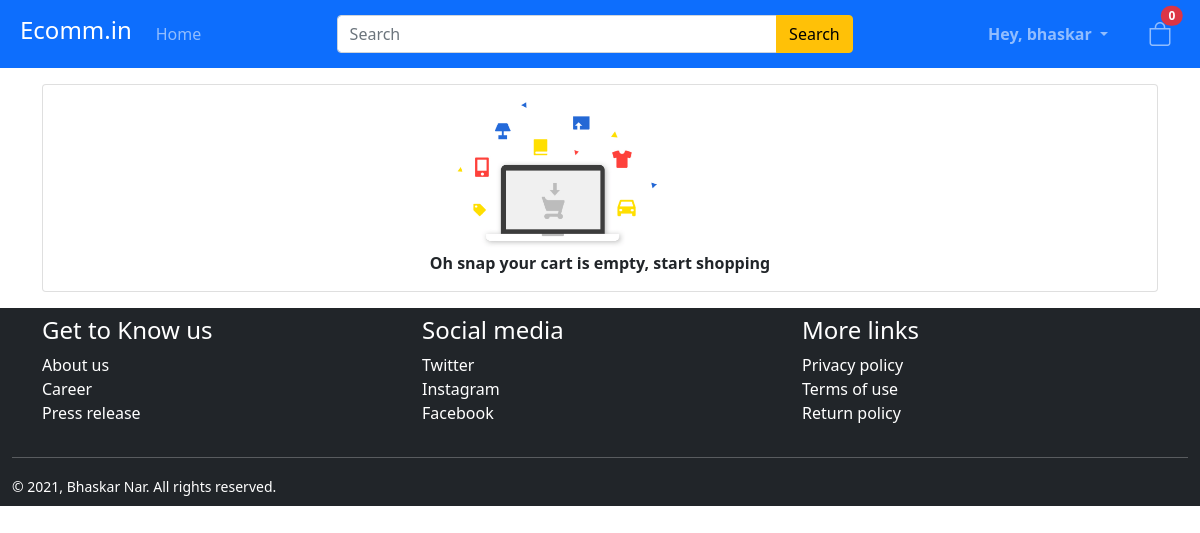
Before: /cart (signed in) with the older database file.
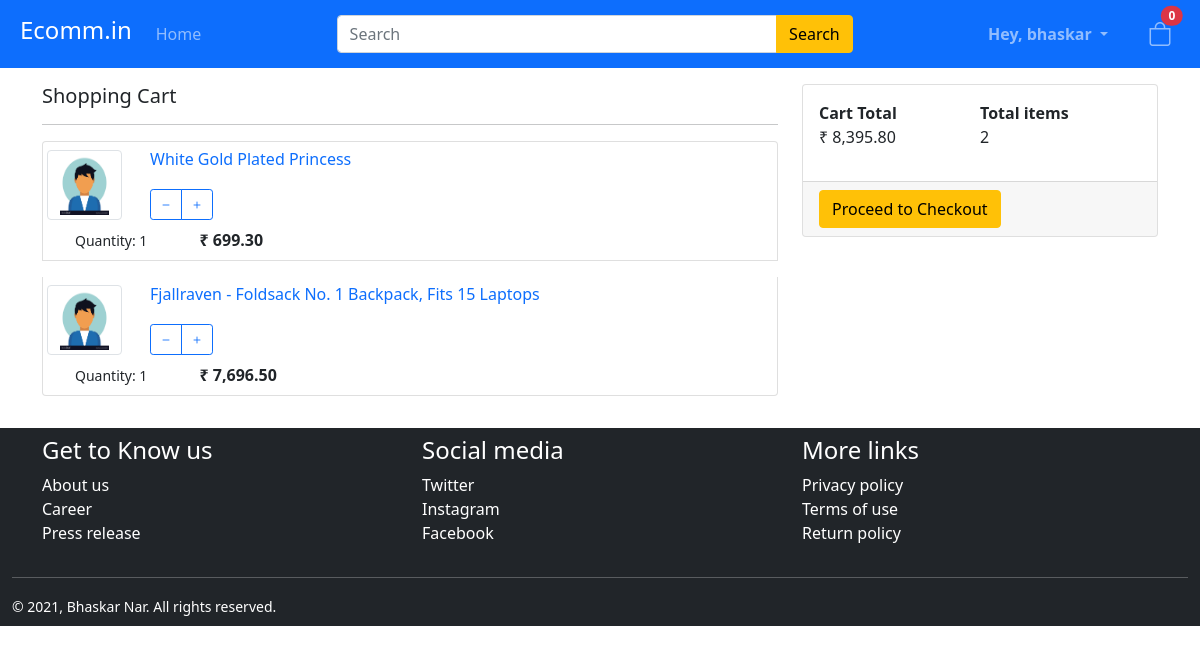
After: the same page with the newer database file.
### ecomm/models.py (models this page shows, shortened)
class CartItem(models.Model):
    product = models.ForeignKey(Product, on_delete=models.SET_NULL, null=True)
    quantity = models.IntegerField(default=0)
    date_added = models.DateTimeField(auto_now_add=True)
    price = models.DecimalField(default=0, decimal_places=2, max_digits=30)
    cart = models.ForeignKey(Cart, on_delete=models.CASCADE)
    @property
    def get_total(self):
        total = self.price * self.quantity
        return total

class Product(models.Model):
    title = models.CharField(max_length=100)
    description = models.TextField(max_length=500)
    category = models.CharField(max_length=30, choices=PRODUCT_CATEGORY,default=None, null=True)
    unitprice = models.DecimalField(null=True, decimal_places=2, max_digits=10)
    discount_unitprice = models.DecimalField(blank=True, null=True, decimal_places=2, max_digits=10)
    image = models.ImageField(
        default='products/default.jpg', upload_to='products')
    stock = models.PositiveIntegerField()

class Cart(models.Model):
    user = models.ForeignKey(User, on_delete=models.CASCADE, default=None)
    ordered = models.BooleanField(default=False)
    @property
    def get_cart_total(self):
        cartitems = self.cartitem_set.all()
        total = sum([item.get_total for item in cartitems ])
        return total
    @property
    def get_cart_quantity(self):
        cartitems = self.cartitem_set.all()
        return sum(item.quantity for item in cartitems)

### ecomm/views.py (the view)
# urls.py: path('cart', cart, name='cart'),
def cart(request):
    if request.user.is_authenticated:
        customer = request.user
        shop_cart, created = Cart.objects.get_or_create(user=customer)
        items = shop_cart.cartitem_set.all()
    else:
        items = []
        shop_cart = {'get_cart_total': 0, 'get_cart_quantity':0, 'total_cart_item': 0}
    context = { 'items': items, 'cart': shop_cart}
    return render(request, 'ecomm/cart.html', context)

### ecomm/templates/ecomm/cart.html (shortened to what this page needs)
{% extends 'ecomm/index.html' %}
{% load static %}
{% load humanize %}
{% block content %}
<div class="container my-3">
    {% if items %}
    <div class="row">
        <div class="col-12 col-md-8">
            <h5>Shopping Cart</h5>
            <hr/>
            <div class="list-group">
                {% for item in items %}
                <div  class="list-group-item list-group-item-action mb-3" aria-current="true">
                    <div class="d-flex w-100 justify-content-between row">
                        <img class="img-thumbnail d-none d-md-block" style="max-height: 150px; max-width: 75px" src="{{ item.product.image.url }}" alt="">
                        <div class="col mx-3">
                            <a class="text-decoration-none d-flex-inline" href="{% url 'product-details' item.product.id %}"><h6 class="mb-1">{{ item.product.title }}</h6></a>
                            <div class="btn-group mt-3">
                                <button data-product={{item.product.id}} data-action="remove" class="btn btn-outline-primary btn-sm update-cart"><i class="bi bi-dash"></i></button>
                                <button data-product={{item.product.id}} data-action="add" class="btn btn-outline-primary btn-sm update-cart"><i class="bi bi-plus"></i></button>
                            </div>
                        </div>
                        <div class="col-12 mx-3 mt-2">
                            <small>Quantity: {{ item.quantity }}</small>
                            <strong class="ms-5">&#8377; {{item.get_total | intcomma}} </strong>
                        </div>
                    </div>
                </div>
                {% endfor %}
            </div>
        </div>
        <div class="col-12 col-md-4">
            <div class="card">
                <div class="card-body">
                    <div class="d-flex flex-row">
                        <div class="col">
                            <div>
                            <strong>Cart Total</strong>
                            <p>&#8377; {{ cart.get_cart_total | intcomma}}</p>
                        </div>
                        </div>
                        <div class="col text-align-right">
                            <strong>Total items</strong>
                            <p>{{ cart.get_cart_quantity  }}</p>
                        </div>
                    </div>
                </div>
                <div class="card-footer">
                    <form class="me-3" method="GET" action="{% url 'order-checkout' %}">
                        <button class="btn btn-warning " type="submit">Proceed to Checkout</button>
                    </form>
                </div>
            </div>
        </div>
    </div>
    {% else %}
    <div class="row">
        <div class="col">
            <div class="card">
                <div class="card-body mx-auto">
                    <div class="container">
                    <img style="max-height: 150px; max-width: 220; " src="{% static 'images/emptycart.png' %}" alt="Empty cart">
                    </div>
                    {% if request.user %}
                        <strong>Oh snap your cart is empty, start shopping </strong>
                    {% else %}
                        <small>Missing cart items? login to see</small>
                    <a class="btn btn-primary" href="{% url 'login' %}">Login</a>
                    {% endif %}
                </div>
            </div>
        </div>
    </div>
    {% endif %}
</div>
{% endblock content %}

### ecomm/templates/ecomm/index.html (shortened to what this page needs)
{% extends 'ecomm/base.html' %}
{% block nav %}
<nav class="navbar navbar-expand-lg navbar-dark bg-primary">
    <div class="container-fluid mx-2">
        <a class="navbar-brand" href="{% url 'index' %}"><h4>Ecomm.in</h4></a>
        <div class="collapse navbar-collapse" id="navbarNav">
            <div class="navbar-nav ">
                <a class="nav-item nav-link" aria-current="page" href="">Home</a>
            </div>
            <div class="mx-auto  w-50 d-none d-md-block">
              <form class="d-flex" method="GET" action="{% url 'search-result' %}" >
                <div class="input-group">
                  <input name="query" class="form-control " type="search" placeholder="Search" aria-label="Search">
                  <button class="btn btn-warning" type="submit">Search</button>
                </div>
              </form>
            </div>
            {% if user.is_authenticated %}
                <div class="navbar-nav justify-content-end me-4 d-none d-md-block">
                  <div class="dropdown">
                    <a class="nav-item nav-link dropdown-toggle" type="button" id="dropdownMenuButton1" data-bs-toggle="dropdown" aria-expanded="false">
                      <strong>Hey, {{ user.username }}</strong>
                    </a>
                  </div>
                </div>
            {% else %}
                <div class="navbar-nav justify-content-end">
                    <a class="nav-item nav-link" aria-current="page" href="{% url 'login' %}">Login</a>
                    <a class="nav-item nav-link" href="{% url 'register' %}">Register</a>
                </div>
            {% endif %}
                <div class="navbar-nav d-none d-md-block">
                  <a href="{% url 'cart' %}" class="nav-item nav-link">
                    <i class="bi bi-bag fs-4"></i>
                    <span id="cart-quantity-badge" class="position-absolute translate-middle badge rounded-pill bg-danger">
                      0
                    </span>
                  </a>
                </div>
        </div>
    </div>
</nav>
{% endblock nav %}

### ecomm/templates/ecomm/base.html (shortened to what this page needs)
{% load static %}
<!doctype html>
<html lang="en">
  <head>
    <link href="https://cdn.jsdelivr.net/npm/bootstrap@5.0.2/dist/css/bootstrap.min.css" rel="stylesheet">
    <link rel="stylesheet" href="https://cdn.jsdelivr.net/npm/bootstrap-icons@1.5.0/font/bootstrap-icons.css"><link rel="stylesheet" href="{% static 'ecomm/style.css' %}">
  </head>
  <body>
    <header>
    {% block header %}
      {% block nav %}  {% endblock nav %}
    {% endblock header %}
    </header>
      {% block content %}
      {% endblock content %}
    <footer>
      {% block footer %}
        <div class="bd-footer py-2 bg-dark ">
          <div class="container text-white">
            <div class="row">
              <div class="col-12 col-md-4">
                <h4>Get to Know us</h4>
                <ul class="list-unstyled">
                  <li> About us </li>
                  <li> Career </li>
                  <li> Press release </li>
                </ul>
              </div>
              <div class="col-12 col-md-4">
                <h4>Social media</h4>
                <ul class="list-unstyled">
                  <li> Twitter </li>
                  <li> Instagram </li>
                  <li> Facebook </li>
                </ul>
              </div>
              <div class="col-12 col-md-4">
                <h4>More links</h4>
                <ul class="list-unstyled">
                  <li> Privacy policy </li>
                  <li> Terms of use </li>
                  <li> Return policy </li>
                </ul>
              </div>
            </div>
          </div>
          <div class="container-fluid text-white">
            <hr/>
            <small> &copy; {% now "Y" %}, Bhaskar Nar. All rights reserved. </small>
          </div>
        </div>
      {% endblock footer %}
    </footer>
  </body>
</html>

Changed rows visible on the page:
added CartItem: product.image (placeholder picture), product "White Gold Plated Princess", quantity "1", get_total "699.30"
added CartItem: product.image (placeholder picture), product "Fjallraven - Foldsack No. 1 Backpack, Fits 15 Laptops", quantity "1", get_total "7,696.50"
now on this page (row unchanged): Cart: get_cart_total "8,395.80", get_cart_quantity "2"
Other visible differences:
text no longer shown: "Oh snap your cart is empty, start shopping"
text now shown: "Shopping Cart Cart Total ₹ Total items Proceed to Checkout"
